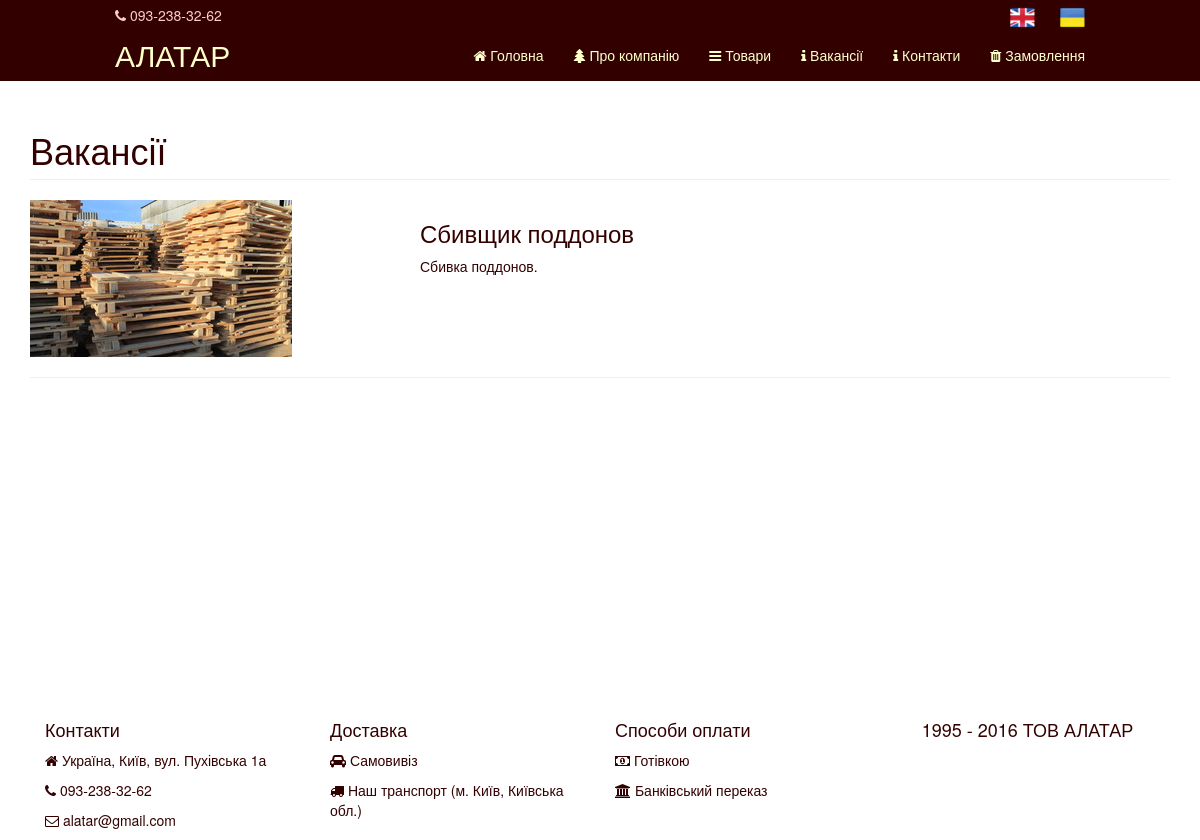
The page /vacancy on the database its author committed.
### tables this page shows
CREATE TABLE IF NOT EXISTS `vacancies_ukr` (
  `id` int(11) NOT NULL AUTO_INCREMENT,
  `caption` varchar(200) NOT NULL,
  `info` varchar(500) DEFAULT NULL,
  `image` varchar(50) DEFAULT NULL,
  PRIMARY KEY (`id`)
);

### index.php (called while the page is built)
<?php
require_once 'core.php';

### Recordset.php (called while the page is built, shortened)
<?php
INCLUDE '/DB.php';
class Recordset {
    private $database;
    private $dbh;
    public function __construct(){
        $this->database = DB::get();
    }
    public function connect($host, $dbname, $user, $pass){
        $this->dbh = $this->database->connect($host, $dbname, $user, $pass);
    }
    public function SQL(){
        $args = func_get_args();
        $query = $args[0];
        $argsCount = count($args);
        if($argsCount > 1){
            if(is_array($args[1])){
                $this->sth = $this->dbh->prepare($query);
                $this->sth->execute($args[1]);
            }
            else{
                array_shift($args);
                $this->sth = $this->dbh->prepare($query);
                $this->sth->execute($args);
            }
        }
        else{
            $this->sth = $this->dbh->query($query);
        }
    }
}
?>

### DB.php (called while the page is built, shortened)
<?php
class DB{
    private static $instance;
    public static function get(){
        if (self::$instance === null){
            self::$instance = new DB();
        }
        return self::$instance;
    }
    public function connect($host, $dbname, $user, $pass){
        try{
            $this->dbh = new PDO("mysql:host=".$host.";dbname=".$dbname, $user, $pass);
            return $this->dbh;
        } catch(PDOException $e){
            $this->connected = false;
            echo $e->getMessage();
        }
    }
}
?>

### views/vacancy_view.php (the view)
<div class="container" style="margin-top: 40px;">
    <div class="page">
    <div class="row">
            <div class="col-lg-12">
                <h1 class="page-header">Вакансії</h1>
            </div>
    </div>
    <?foreach($this->data as $row){?>
        <div class="row">
            <div class="col-md-4">
                <img class="img-responsive " src="/images/<?=$row['image']?>" alt="">
            </div>
            <div class="col-md-5">
                <h3><?=$row['caption']?></h3>
                <p><?=$row['info']?></p>
            </div>
        </div>
        <hr>
        <?}?>

### css/modern-business.css (style rules this page uses)
html, body { height: 100%; }
body { padding-top: 50px; }

### css/site.css (style rules this page uses)
body:first-line { content: ''; }
body { background-color: #ffffff; color: #330000; }

### views/footer.php (style rules this page uses)
html { position: relative; }
.page { display: table-row; height: 100%; }
.container { position: relative; display: table; height: 100%; }

### rows shown on the page
vacancies_ukr: image (picture), caption "Сбивщик поддонов", info "Сбивка поддонов."

### other values the page prints
Page::$local_const['Alatar'] "АЛАТАР"
Page::$local_const['main_page'] "Головна"
Page::$local_const['about'] "Про компанію"
Page::$local_const['products'] "Товари"
Page::$local_const['vacancy'] "Вакансії"
Page::$local_const['contacts'] "Контакти"
Page::$local_const['order'] "Замовлення"
Page::$local_const['adress'] "Україна, Київ, вул. Пухівська 1а"
Page::$local_const['delivery'] "Доставка"
Page::$local_const['self_delivery'] "Самовивіз"
Page::$local_const['our_transport'] "Наш транспорт (м. Київ, Київська обл.)"
Page::$local_const['payment'] "Способи оплати"
Page::$local_const['cash_payment'] "Готівкою"
Page::$local_const['bank_payment'] "Банківський переказ"
Page::$local_const['Alatar_footer'] "1995 - 2016 ТОВ АЛАТАР"
